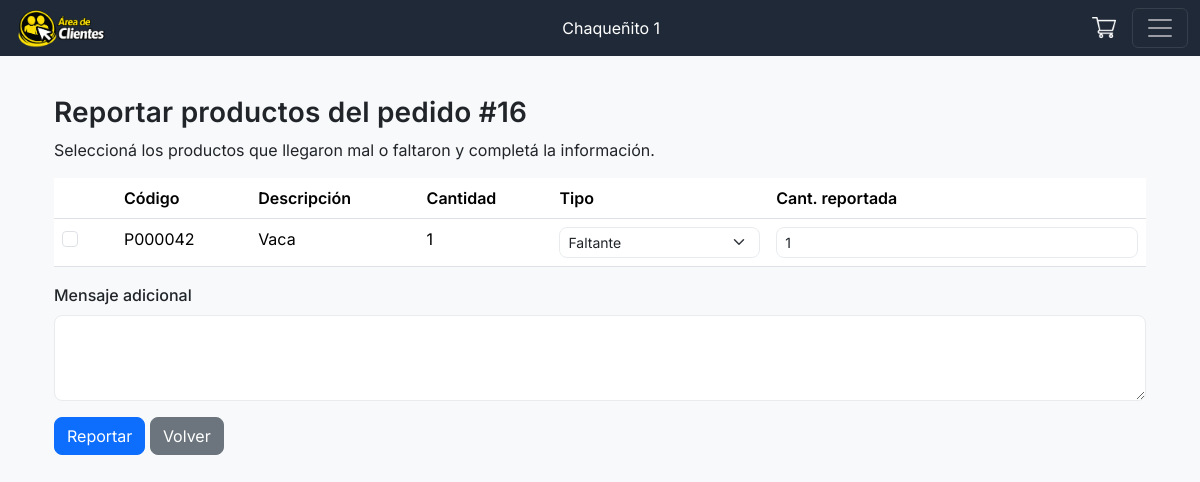
The app's page /cliente/pedido/16/reportar_items/ (signed in) with its own data.
### encargado/models.py (models this page shows, shortened)
class Comercio(models.Model):
    nombre = models.CharField(max_length=200)
    cuit = models.IntegerField()
    direccion = models.CharField(max_length=200)

class Pedido(models.Model):
    comercio_origen = models.ForeignKey(
        Comercio, on_delete=models.RESTRICT, null=True,
        blank=True)
    observaciones = models.CharField(max_length=100, null=True, blank=True)
    cliente = models.ForeignKey(
        Cliente, on_delete=models.RESTRICT)
    pedido_pendiente = models.OneToOneField(
        Pedido_cliente,
        on_delete=models.CASCADE,
        null=True,
        blank=True
    )
    viaje = models.ForeignKey(
        Viaje, on_delete=models.RESTRICT, null=True, blank=True)
    user_id = models.ForeignKey(User, on_delete=models.CASCADE, default=1)
    creado_en = models.DateTimeField(default=timezone.now)
    estado = models.ForeignKey(
        EstadoPedidos, on_delete=models.CASCADE, default=1)
    history = HistoricalRecords()
    class Meta:
        db_table = 'pedido'
        verbose_name = 'Pedido'
        verbose_name_plural = 'Pedidos'
        ordering = ['id']

class DetallePedido(models.Model):
    producto_id = models.ForeignKey(
        Productos, on_delete=models.CASCADE, default=1)
    pedido_id = models.ForeignKey(Pedido, on_delete=models.CASCADE, default=1)
    cantidad = models.PositiveIntegerField(default=1)
    ESTADO_ITEM = [
        ('ok', 'Ok'),
        ('perdido', 'Perdido'),
        ('danado', 'Dañado'),
    ]
    estado_item = models.CharField(
        max_length=10, choices=ESTADO_ITEM, default='ok')
    history = HistoricalRecords()
    class Meta:
        db_table = 'detallepedido'
        verbose_name = 'Detalle Pedido'
        verbose_name_plural = 'Detalles Pedidos'
        ordering = ['id']

class Productos(models.Model):
    ESTADOS = [
        ('en stock', 'En stock'),
        ('preparado', 'preparado'),
        ('de viaje', 'De viaje'),
        ('entregado', 'Entregado'),
    ]
    nombre = models.ForeignKey(Cortes, on_delete=models.CASCADE)
    kilos = models.FloatField()
    reserved_kilos = models.FloatField(default=0)
    codigo = models.CharField(
        max_length=20, unique=True, blank=True, null=True)
    fecha_entrada = models.ForeignKey(Entrada, on_delete=models.RESTRICT)
    temperatura = models.ForeignKey(
        Tipo_frigorifico, on_delete=models.CASCADE, default=1)
    frigorificop = models.ForeignKey(Frigorifico, on_delete=models.RESTRICT)
    estado = models.CharField(
        max_length=15,
        choices=ESTADOS,
        default='en stock'
    )
    history = HistoricalRecords()

class Cortes(models.Model):
    nombre = models.CharField(max_length=100)
    def __str__(self):
        return self.nombre

### cliente/views.py (the view, shortened to what this page needs)
@login_required
def reportar_items_pedido(request, pedido_id):
    pedido = get_object_or_404(Pedido, id=pedido_id)
    if not pedido.cliente or pedido.cliente.user_id != request.user.id:
        return redirect('cliente:pedidos_activos')
    detalles = pedido.detallepedido_set.select_related('producto_id').all()
    return render(request, 'pedido_reportar_items.html', {
        'pedido': pedido,
        'detalles': detalles,
    })

### carneclick/context_processors.py (called while the page is built)
def client_info(request):
    cliente = None
    comercio_nombre = ''
    try:
        if request.user and request.user.is_authenticated:
            from encargado.models import Cliente as ClienteModel
            cliente = ClienteModel.objects.filter(
                user=request.user).select_related('comercio').first()
            if cliente and getattr(cliente, 'comercio', None):
                comercio_nombre = cliente.comercio.nombre
    except Exception:
        cliente = None
        comercio_nombre = ''
    return {
        'cliente_obj': cliente,
        'comercio_nombre': comercio_nombre,
    }

### cliente/templates/pedido_reportar_items.html (shortened to what this page needs)
{% extends 'cliente.html' %}
{% load static %}
{% block content %}
<div class="container py-4">
  <h3>Reportar productos del pedido #{{ pedido.id }}</h3>
  <p>Seleccioná los productos que llegaron mal o faltaron y completá la información.</p>
  <form method="post" action="" enctype="multipart/form-data">
    <div class="table-responsive">
      <table class="table">
        <thead>
          <tr>
            <th></th>
            <th>Código</th>
            <th>Descripción</th>
            <th>Cantidad</th>
            <th>Tipo</th>
            <th>Cant. reportada</th>
          </tr>
        </thead>
        <tbody>
          {% for item in detalles %}
          <tr>
            <td>
              <div class="form-check">
                <input class="form-check-input" type="checkbox" id="item_{{ item.id }}_reported" name="item_{{ item.id }}_reported" value="1">
              </div>
            </td>
            <td>{{ item.producto_id.codigo|default:item.producto_id.id }}</td>
            <td>{{ item.producto_id.nombre }}</td>
            <td>{{ item.cantidad }}</td>
            <td>
              <select name="item_{{ item.id }}_tipo" class="form-select form-select-sm">
                <option value="faltante">Faltante</option>
              </select>
            </td>
            <td><input type="number" step="0.01" name="item_{{ item.id }}_cantidad" class="form-control form-control-sm" value="{{ item.cantidad }}"></td>
          </tr>
          {% endfor %}
        </tbody>
      </table>
    </div>
    <div class="mb-3">
      <label class="form-label">Mensaje adicional</label>
      <textarea name="mensaje" class="form-control" rows="3"></textarea>
    </div>
    <button class="btn btn-primary">Reportar</button>
    <a href="{% url 'cliente:pedido_detalle' pedido.id %}" class="btn btn-secondary">Volver</a>
  </form>
</div>
{% endblock %}

### cliente/templates/cliente.html (shortened to what this page needs)
{% load static %}
<!DOCTYPE html>
<html lang="es">
<head>
    <link href="https://cdn.jsdelivr.net/npm/bootstrap@5.3.8/dist/css/bootstrap.min.css" rel="stylesheet">
    <link rel="stylesheet" href="{% static 'css/theme.css' %}">
</head>
<body class="bg-light">
<nav class="navbar navbar-dark bg-dark fixed-top">
    <div class="container-fluid">
        <img src="{% static 'img/logo_cliente.png' %}" alt="Logo" height="40">
        {% if comercio_nombre %}
        <span class="text-white ms-3">{{ comercio_nombre }}</span>
        {% endif %}
        <div class="d-flex align-items-center gap-3">
            <a href="{% url 'cliente:ver_carrito' %}" class="text-white text-decoration-none position-relative">
                <img src="{% static 'img/carrito-de-compras.png' %}" height="24">
            </a>
            <button class="navbar-toggler" type="button" data-bs-toggle="offcanvas" data-bs-target="#sidebarCliente">
                <span class="navbar-toggler-icon"></span>
            </button>
        </div>
    </div>
</nav>
<main class="container pt-5 mt-4">
    {% block content %}
    {% endblock %}
</main>
</body>
</html>

### carneclick/static/css/theme.css (style rules this page uses)
:root { --brand-bg: #f7f9fc; --brand-text: #212529; --brand-muted: #6c757d; --brand-primary: #0d6efd; --brand-success: #198754; --brand-warning: #ffc107; --brand-danger: #dc3545; --brand-info: #0dcaf0; --brand-border: #e9ecef; --brand-card-bg: #ffffff; }
html, body { background-color: var(--brand-bg); color: var(--brand-text); font-family: "Inter", system-ui, -apple-system, "Segoe UI", Roboto, "Helvetica Neue", Arial, "Noto Sans", "Liberation Sans", sans-serif; -webkit-font-smoothing: antialiased; -moz-osx-font-smoothing: grayscale; }
h1, h2, h3, h4, h5 { font-weight: 600; letter-spacing: 0.2px; }
.table thead th { font-weight: 600; }
.btn { border-radius: 0.5rem; }
.btn-primary { background-color: var(--brand-primary); border-color: var(--brand-primary); }
.form-label { font-weight: 500; }
.form-control, .form-select { border-color: var(--brand-border); border-radius: 0.5rem; }
.navbar-dark.bg-dark { background-color: #1f2937 !important; }

### records on screen
Comercio: nombre "Chaqueñito 1"
Pedido: id "16"
DetallePedido: producto_id.codigo "P000042", producto_id.nombre "Vaca", cantidad "1", id "Faltante"
